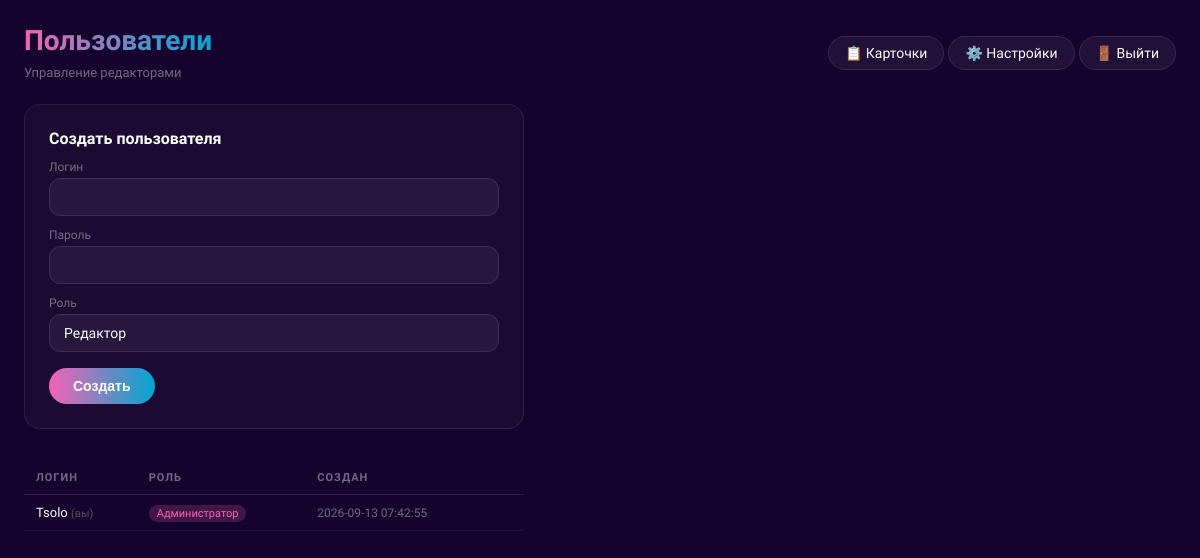
The page /admin/users.php (signed in) on the database its author committed.
### tables this page shows
CREATE TABLE users (
            id INTEGER PRIMARY KEY AUTOINCREMENT,
            login TEXT UNIQUE NOT NULL,
            password_hash TEXT NOT NULL,
            role TEXT NOT NULL DEFAULT 'editor',
            created_at TEXT NOT NULL DEFAULT (datetime('now'))
        );

### lib/helpers.php (called while the page is built, shortened)
<?php
function e(string $s): string {
    return htmlspecialchars($s, ENT_QUOTES | ENT_SUBSTITUTE, 'UTF-8');
}

### public_html/admin/users.php (the view, shortened to what this page needs)
<?php
require_once __DIR__ . '/../../lib/helpers.php';
$pdo = getDB();
$users = $pdo->query("SELECT * FROM users ORDER BY role DESC, id")->fetchAll();
?><!DOCTYPE html>
<html lang="ru">
<head><meta charset="utf-8"><title>Пользователи — Админка</title>
</head>
<body>
<div class="header-bar">
    <div>
        <h1>Пользователи</h1>
        <p style="font-size:13px;color:rgba(255,255,255,.4)">Управление редакторами</p>
    </div>
    <div>
        <a href="/admin/cards.php">📋 Карточки</a>
        <a href="/admin/settings.php">⚙️ Настройки</a>
        <a href="/admin/logout.php">🚪 Выйти</a>
    </div>
</div>
<div class="form-wrap">
    <h2 style="font-size:16px;margin-bottom:4px">Создать пользователя</h2>
    <form method="post">
        <label>Логин</label>
        <input type="text" name="login" required autocomplete="off">
        <label>Пароль</label>
        <input type="password" name="password" required>
        <label>Роль</label>
        <select name="role">
            <option value="editor">Редактор</option>
        </select>
        <div class="form-actions"><button type="submit">Создать</button></div>
    </form>
</div>
<table>
<thead><tr><th>Логин</th><th>Роль</th><th>Создан</th><th></th></tr></thead>
<tbody>
<?php foreach ($users as $u): ?>
<tr>
    <td><?=e($u['login'])?> <?=$u['id']==$_SESSION['admin_user_id']?'<span style="font-size:11px;color:rgba(255,255,255,.3)">(вы)</span>':''?></td>
    <td><span class="badge-<?=$u['role']?>"><?=$u['role']==='admin'?'Администратор':'Редактор'?></span></td>
    <td style="font-size:12px;color:rgba(255,255,255,.4)"><?=e($u['created_at'])?></td>
    <td class="actions">
    </td>
</tr>
<?php endforeach; ?>
</tbody>
</table>
</body>
</html>

### public_html/admin/users.php (style rules this page uses)
* { margin:0;padding:0;box-sizing:border-box }
body { font-family:'Exo 2',sans-serif;background:#14042d;color:#fff;padding:24px;min-height:100vh }
a { color:#00A7D1;text-decoration:none;transition:.2s }
h1 { font-size:28px;margin-bottom:8px;background:linear-gradient(90deg,#F663B3,#00A7D1);-webkit-background-clip:text;-webkit-text-fill-color:transparent }
.header-bar { display:flex;justify-content:space-between;align-items:center;margin-bottom:24px;flex-wrap:wrap;gap:12px }
.header-bar a { font-size:14px;padding:8px 16px;border-radius:60px;background:rgba(255,255,255,.05);border:1px solid rgba(255,255,255,.1);color:#fff }
.form-wrap { background:rgba(255,255,255,.03);border:1px solid rgba(255,255,255,.08);border-radius:16px;padding:24px;max-width:500px;margin-bottom:32px }
.form-wrap label { display:block;font-size:12px;color:rgba(255,255,255,.4);margin-bottom:4px;margin-top:12px }
.form-wrap input,.form-wrap select { width:100%;padding:10px 14px;border-radius:12px;border:1px solid rgba(255,255,255,.1);background:rgba(255,255,255,.05);color:#fff;font-size:14px;outline:none;font-family:inherit }
.form-wrap select { appearance:none;cursor:pointer }
.form-actions { margin-top:16px }
.form-actions button { padding:10px 24px;border-radius:60px;border:none;background:linear-gradient(90deg,#F663B3,#00A7D1);color:#fff;font-weight:600;cursor:pointer;font-size:14px;transition:.2s }
table { width:100%;border-collapse:collapse;font-size:13px;max-width:500px }
th { text-align:left;padding:10px 12px;border-bottom:1px solid rgba(255,255,255,.1);color:rgba(255,255,255,.4);font-size:11px;text-transform:uppercase;letter-spacing:1px }
td { padding:10px 12px;border-bottom:1px solid rgba(255,255,255,.05) }
.badge-admin { background:rgba(246,99,179,.2);color:#F663B3;padding:2px 8px;border-radius:60px;font-size:11px }

### rows shown on the page
users: login "Tsolo", shows "(вы)", role "Администратор", created_at "2026-09-13 07:42:55"
